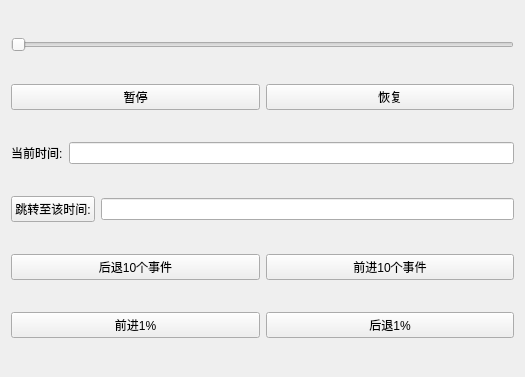
<?xml version="1.0" encoding="UTF-8"?>
<ui version="4.0">
 <class>replay_control</class>
 <widget class="QWidget" name="replay_control">
  <property name="geometry">
   <rect>
    <x>0</x>
    <y>0</y>
    <width>525</width>
    <height>377</height>
   </rect>
  </property>
  <property name="windowTitle">
   <string>replay_control</string>
  </property>
  <layout class="QVBoxLayout" name="verticalLayout">
   <item>
    <widget class="QSlider" name="horizontalSlider">
     <property name="maximum">
      <number>999</number>
     </property>
     <property name="orientation">
      <enum>Qt::Orientation::Horizontal</enum>
     </property>
    </widget>
   </item>
   <item>
    <layout class="QHBoxLayout" name="horizontalLayout_5">
     <item>
      <widget class="QPushButton" name="pushButton_6">
       <property name="text">
        <string>暂停</string>
       </property>
      </widget>
     </item>
     <item>
      <widget class="QPushButton" name="pushButton_7">
       <property name="text">
        <string>恢复</string>
       </property>
      </widget>
     </item>
    </layout>
   </item>
   <item>
    <layout class="QHBoxLayout" name="horizontalLayout_3">
     <item>
      <widget class="QLabel" name="label">
       <property name="text">
        <string>当前时间:</string>
       </property>
      </widget>
     </item>
     <item>
      <widget class="QLineEdit" name="lineEdit"/>
     </item>
    </layout>
   </item>
   <item>
    <layout class="QHBoxLayout" name="horizontalLayout_4">
     <item>
      <widget class="QPushButton" name="pushButton_5">
       <property name="text">
        <string>跳转至该时间:</string>
       </property>
      </widget>
     </item>
     <item>
      <widget class="QLineEdit" name="lineEdit_2"/>
     </item>
    </layout>
   </item>
   <item>
    <layout class="QHBoxLayout" name="horizontalLayout">
     <item>
      <widget class="QPushButton" name="pushButton_2">
       <property name="text">
        <string>后退10个事件</string>
       </property>
      </widget>
     </item>
     <item>
      <widget class="QPushButton" name="pushButton">
       <property name="text">
        <string>前进10个事件</string>
       </property>
      </widget>
     </item>
    </layout>
   </item>
   <item>
    <layout class="QHBoxLayout" name="horizontalLayout_2">
     <item>
      <widget class="QPushButton" name="pushButton_3">
       <property name="text">
        <string>前进1%</string>
       </property>
      </widget>
     </item>
     <item>
      <widget class="QPushButton" name="pushButton_4">
       <property name="text">
        <string>后退1%</string>
       </property>
      </widget>
     </item>
    </layout>
   </item>
  </layout>
 </widget>
 <resources/>
 <connections/>
</ui>
